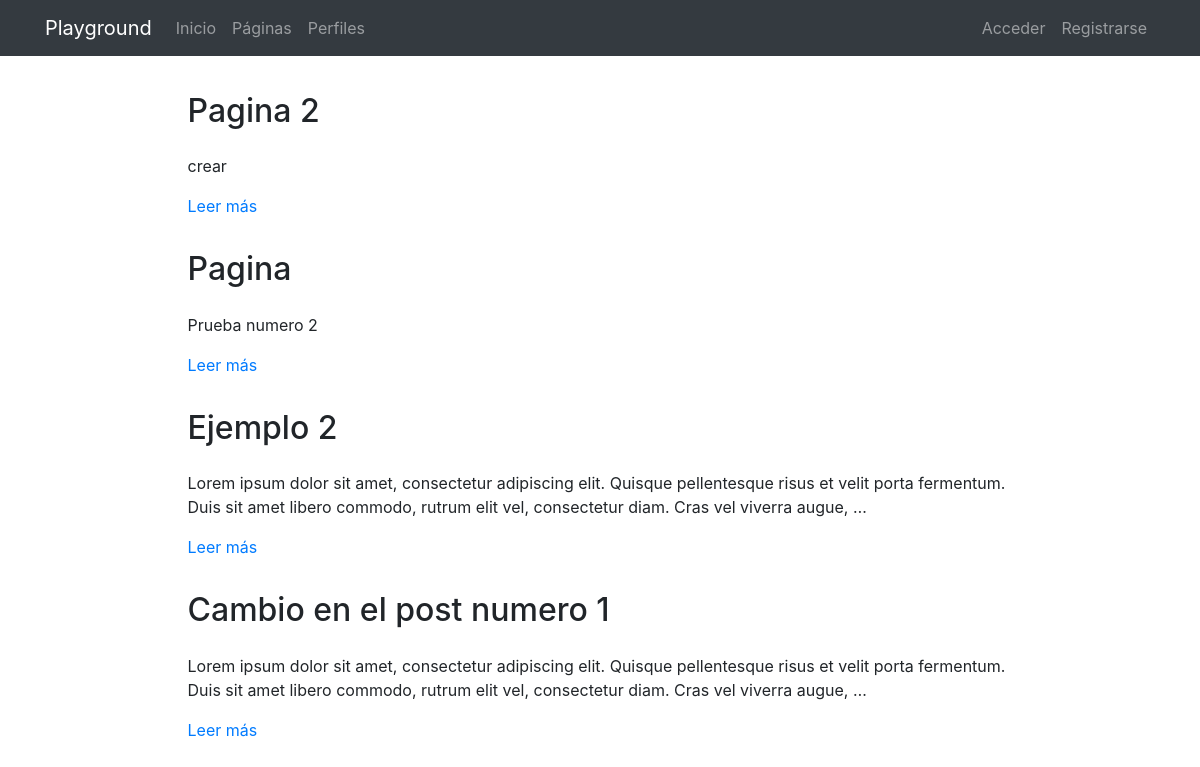
The page /pages/ on the database its author committed.
### pages/models.py (models this page shows, shortened)
class Page(models.Model):
    title = models.CharField(verbose_name="Título", max_length=200)
    content = RichTextField(verbose_name="Contenido")
    order = models.SmallIntegerField(verbose_name="Orden", default=0)
    created = models.DateTimeField(auto_now_add=True, verbose_name="Fecha de creación")
    updated = models.DateTimeField(auto_now=True, verbose_name="Fecha de edición")
    class Meta:
        verbose_name = "página"
        verbose_name_plural = "páginas"
        ordering = ['order', 'title']

### pages/views.py (the view)
# urls.py: path('', PageListView.as_view(), name='pages'),
class PageListView(ListView):
    model = Page

### pages/templates/pages/page_list.html (shortened to what this page needs)
{% extends 'core/base.html' %}
{% load static %}
{% block content %}
{% include 'pages/includes/pages_menu.html' %}
<main role="main">
  <div class="container mb-4">
    {% for page in page_list|dictsort:"id" reversed %}
      <div class="row mt-3">
        <div class="col-md-9 mx-auto">
          <h2 class="mb-4">{{page.title}}</h2>
          <div>
            <p>{{page.content|striptags|safe|truncatechars:"200"}}</p>
            <p><a href="{% url 'pages:page' page.id page.title|slugify %}">Leer más</a>
            </p>
          </div>
        </div>
      </div>
    {% endfor %}
  </div>
</main>
{% endblock %}

### core/static/core/css/main.css (style rules this page uses)
main { padding-top: 20px; }
:root { --jumbotron-padding-y: 3rem; }

### rows shown on the page
Page: title "Pagina 2", content "crear"
Page: title "Pagina", content "Prueba numero 2"
Page: title "Ejemplo 2", content "Lorem ipsum dolor sit amet, consectetur adipiscing elit. Quisque pellentesque risus et velit porta fermentum. Duis sit amet libero commodo, rutrum elit vel, consectetur diam. Cras vel viverra augue, …"
Page: title "Cambio en el post numero 1", content "Lorem ipsum dolor sit amet, consectetur adipiscing elit. Quisque pellentesque risus et velit porta fermentum. Duis sit amet libero commodo, rutrum elit vel, consectetur diam. Cras vel viverra augue, …"
